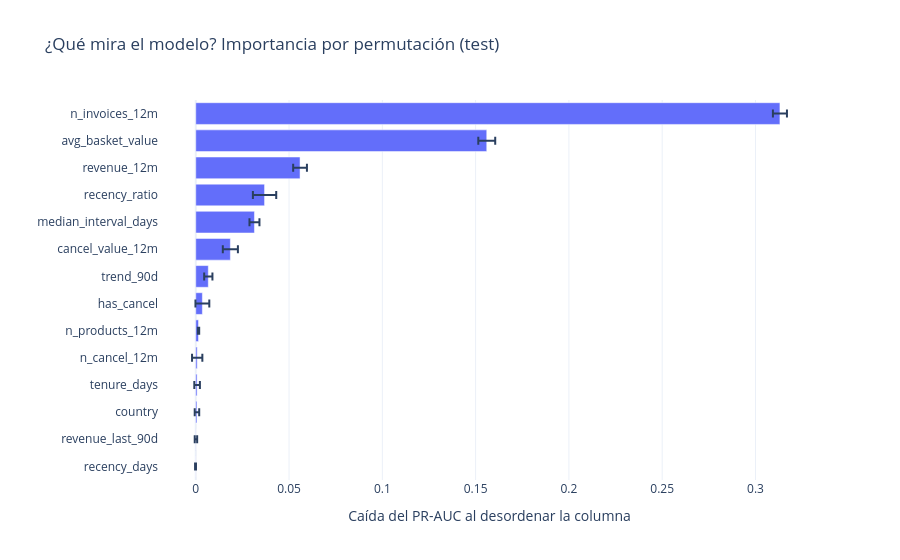

Write notebook code for a chart like this one.
### Markdown cell above
## 9. Interpretación (Interpretation)

Importancia por permutación en el test y tres clientes explicados con un "¿y si…?": cuánto cambia su probabilidad si una feature tomara el valor típico.

### Code cell
imp = permutation_importance(final_model, test[X_COLS], test[TARGET], scoring="average_precision",
                             n_repeats=10, random_state=SEED, n_jobs=-1)
importance = (pd.DataFrame({"feature": X_COLS, "importancia": imp.importances_mean, "std": imp.importances_std})
                .sort_values("importancia", ascending=True))
RESULTS["importancia_top5"] = importance.sort_values("importancia", ascending=False).head(5)[["feature", "importancia"]].round(4).to_dict("records")
fig = px.bar(importance, x="importancia", y="feature", orientation="h", error_x="std",
             title="¿Qué mira el modelo? Importancia por permutación (test)",
             labels={"importancia": "Caída del PR-AUC al desordenar la columna", "feature": ""})
fig.show()

### Figure 1 — Plotly figure (JSON) as saved in the notebook; plotly's stock layout.template omitted (floating-point values rounded to 4 significant figures)
{"data": [{"error_x": {"array": [0.0002439, 0.000651, 0.001208, 0.001498, 0.002759, 0.0003643, 0.003711, 0.00221, 0.004044, 0.002671, 0.006254, 0.003688, 0.004535, 0.003762]}, "hovertemplate": "Caída del PR-AUC al desordenar la columna=%{x}<br>=%{y}<extra></extra>", "legendgroup": "", "marker": {"color": "#636efa", "pattern": {"shape": ""}}, "name": "", "orientation": "h", "showlegend": false, "textposition": "auto", "type": "bar", "x": [-0.0001233, 0.0001029, 0.0006445, 0.0007212, 0.0007727, 0.001476, 0.00355, 0.006724, 0.01855, 0.03147, 0.03688, 0.0559, 0.156, 0.3131], "xaxis": "x", "y": ["recency_days", "revenue_last_90d", "country", "tenure_days", "n_cancel_12m", "n_products_12m", "has_cancel", "trend_90d", "cancel_value_12m", "median_interval_days", "recency_ratio", "revenue_12m", "avg_basket_value", "n_invoices_12m"], "yaxis": "y"}], "layout": {"barmode": "relative", "legend": {"tracegroupgap": 0}, "title": {"text": "¿Qué mira el modelo? Importancia por permutación (test)"}, "xaxis": {"anchor": "y", "domain": [0, 1], "title": {"text": "Caída del PR-AUC al desordenar la columna"}}, "yaxis": {"anchor": "x", "domain": [0, 1], "title": {"text": ""}}}}
